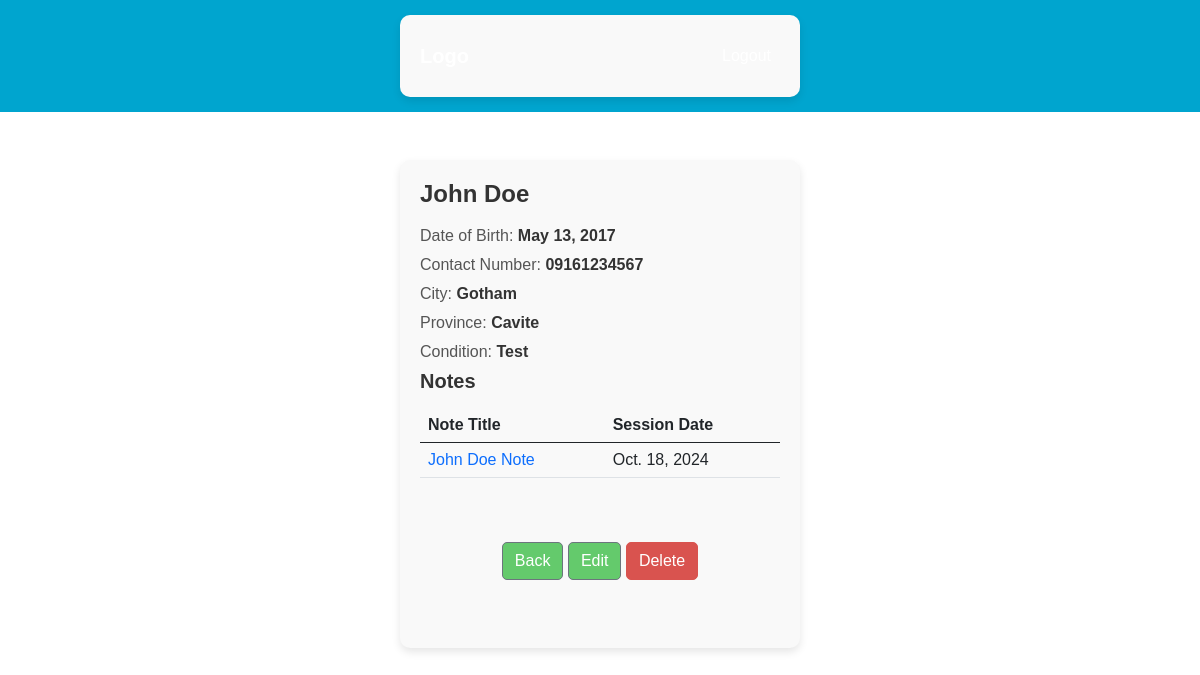
The page /patients/1/ (signed in) on the database its author committed.
### patients/models.py (models this page shows, shortened)
class PatientInformation(models.Model):
    account_id = models.ForeignKey(User, on_delete=models.CASCADE, related_name="information")
    first_name = models.CharField(max_length=50)
    last_name = models.CharField(max_length=50)
    date_of_birth = models.DateField()
    contact_number = models.CharField(max_length=15)
    city = models.CharField(max_length=50)
    province = models.CharField(max_length=50)
    condition = models.CharField(max_length=50)
    guardian = models.ForeignKey(Guardian, on_delete=models.CASCADE, related_name="patients", null=True)
    class Meta:
        verbose_name = "Patient Information"
        verbose_name_plural = "Patients Information"
        indexes = [
        models.Index(fields=['account_id']),
        models.Index(fields=['guardian']),
    ]

class PatientNotes(models.Model):
    patient = models.ForeignKey(PatientInformation, on_delete=models.CASCADE, related_name="notes")
    title = models.CharField(max_length=100)
    session_date = models.DateField()
    content = models.TextField()
    class Meta:
        verbose_name = "Patient Notes"
        verbose_name_plural = "Patients Notes"

### patients/views.py (the view)
# urls.py: path('patients/<int:pk>/', views.PatientDetailView.as_view(), name="patients.details"),
class PatientDetailView(LoginRequiredMixin, UserRoleMixin, DetailView,):
    model = PatientInformation
    template_name = 'patients/patients_detail.html'
    context_object_name = "patient"
    def get_context_data(self, **kwargs):
        context = super().get_context_data(**kwargs)
        patient = self.get_object()
        context['patient_notes'] = PatientNotes.objects.filter(patient_id=patient)
        user = self.request.user
        context['is_patient'] = user.groups.filter(name='Patient').exists()
        context['is_guardian'] = user.groups.filter(name='Guardian').exists()
        context['is_assistant'] = user.groups.filter(name='Assistant').exists()
        context['is_therapist'] = user.groups.filter(name='Therapist').exists()
        context['is_administrator'] = user.is_superuser
        return context
    def get_queryset(self):
        return self.get_role_based_queryset(PatientInformation)

### core/mixins.py (called while the page is built)
    def get_context_data(self, **kwargs):
        context = super().get_context_data(**kwargs)
        user = self.request.user
        context['is_patient'] = user.groups.filter(name='Patient').exists()
        context['is_guardian'] = user.groups.filter(name='Guardian').exists()
        context['is_assistant'] = user.groups.filter(name='Assistant').exists()
        context['is_therapist'] = user.groups.filter(name='Therapist').exists()
        context['is_administrator'] = user.groups.filter(name='Administrator').exists()
        return context

    def get_role_based_queryset(self, model_class):
        user = self.request.user
        if user.groups.filter(name__in=['Therapist', 'Assistant', 'Administrator']).exists():
            return model_class.objects.all()
        elif user.groups.filter(name='Patient').exists():
            return model_class.objects.filter(account_id=user)
        elif user.groups.filter(name='Guardian').exists():
            try:
                guardian = Guardian.objects.get(user=user)
                return model_class.objects.filter(guardian=guardian)
            except Guardian.DoesNotExist:
                return model_class.objects.none()
        else:
            raise Http404("You do not have permission to view these records.")

### patients/templates/patients/patients_detail.html
{% extends "base.html" %}
{% load static %}
{% block content %}
        <h1>{{ patient.first_name }} {{ patient.last_name }}</h1>
        <p>Date of Birth: <span>{{ patient.date_of_birth }}</span></p>
        <p>Contact Number: <span>{{ patient.contact_number }}</span></p>
        <p>City: <span>{{ patient.city }}</span></p>
        <p>Province: <span>{{ patient.province }}</span></p>
        <p>Condition: <span>{{ patient.condition }}</span></p>
        <h2>Notes</h2>
    <table class="table">
        <thead>
            <tr>
                <th>Note Title</th>
                <th>Session Date</th>
            </tr>
        </thead>
        <tbody>
            {% for note in patient_notes %}
            <tr>
                <td>
                    <a href="{% url 'notes.details' note.id %}" class="text-blue text-decoration-none">
                        {{ note.title }}
                    </a>
                </td>
                <td>{{ note.session_date }}</td>
            </tr>
            {% endfor %}
        </tbody>
    </table>
    <a href="
    {% if is_patient %}
        {% url 'welcome' %}
    {% else %}
        {% url 'patients.list' %}
    {% endif %}"
    class="btn btn-secondary my-5">
    Back
    </a>
    {% if is_therapist or is_administrator%}
        <a href="{% url 'patients.update' pk=patient.id %}" class="btn btn-secondary my-5">Edit</a>
        <a href="{% url 'patients.delete' pk=patient.id %}" class="btn btn-danger my-5">Delete</a>
    {% endif %}
{% endblock %}

### static/css/style_portal.css (style rules this page uses)
html, body { height: 100%; margin: 0; font-family: Verdana, Geneva, Tahoma, sans-serif; }
.container h1 { font-size: 24px; font-weight: bold; margin-bottom: 15px; text-align: left; color: #333; }
.container h2 { font-size: 20px; font-weight: bold; margin-bottom: 15px; text-align: left; color: #333; }
.container p { font-size: 16px; margin: 5px 0; color: #555; text-align: left; }
.container p span { font-weight: bold; color: #333; }
h1 { color: #007bff; text-align: center; }
p { color: #333; }
.btn { border-radius: 5px; }
.btn-secondary { background-color: #64CA6C; border-radius: 5px; }
.btn-danger { background-color: #d9534f; border-color: #d9534f; }

### rows shown on the page
PatientInformation: first_name "John", last_name "Doe", date_of_birth "May 13, 2017", contact_number "09161234567", city "Gotham", province "Cavite", condition "Test"
PatientNotes: title "John Doe Note", session_date "Oct. 18, 2024"
